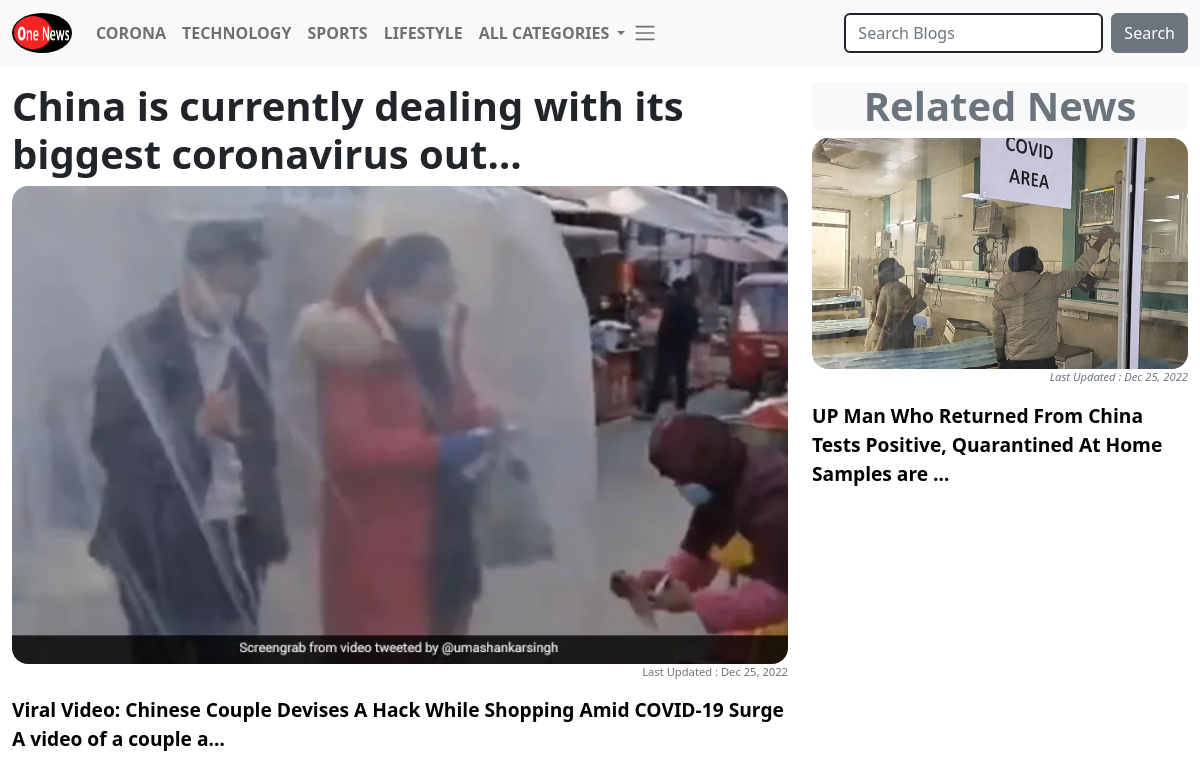
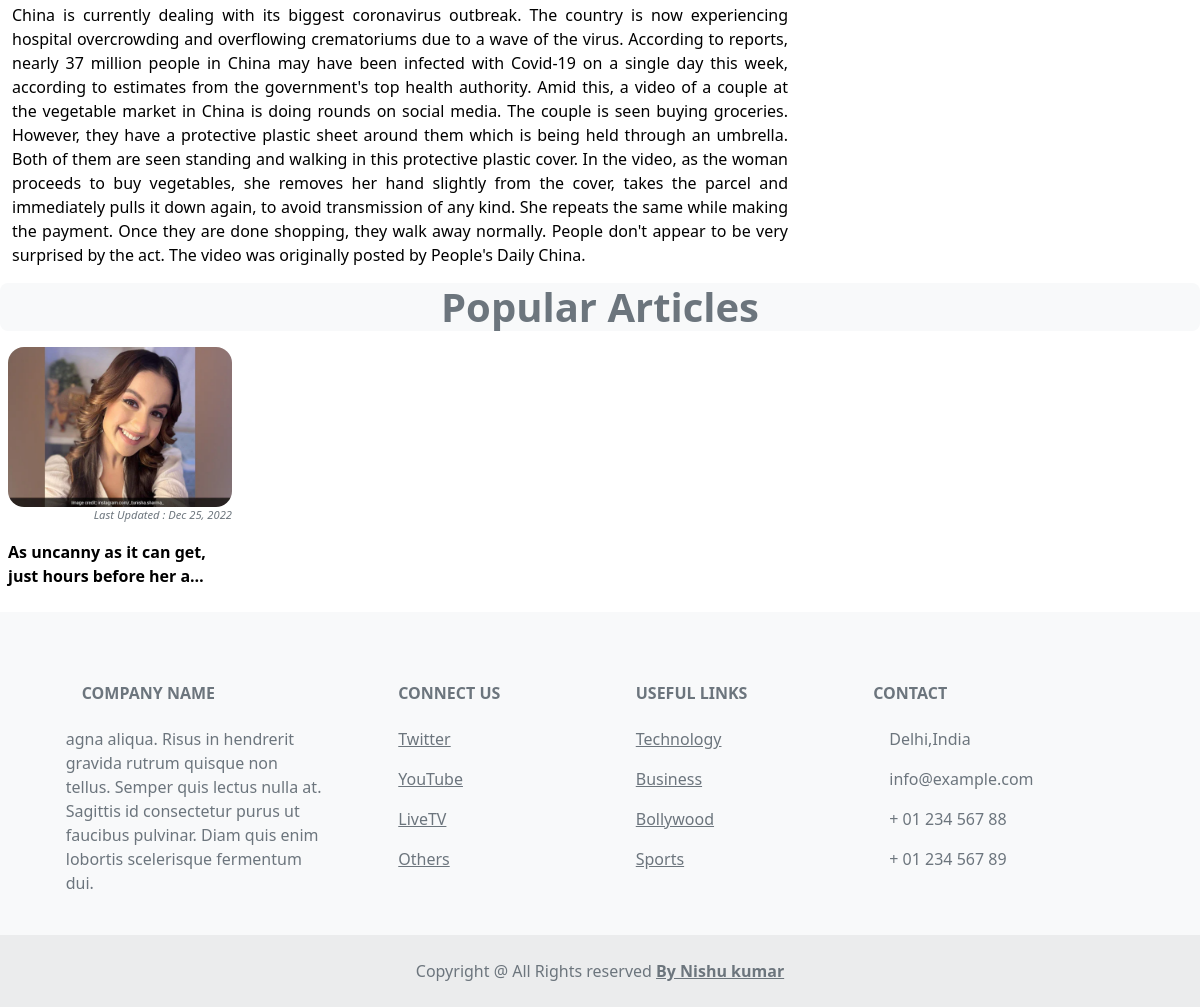
The app's page /article/chinese-couple/ with its own data (2 pictures, top to bottom).
### newsapp/models.py (models this page shows, shortened)
class Category(models.Model):
        category=models.CharField(max_length=200)
        slug=models.SlugField(unique=True,max_length=400)
        class Meta:
            verbose_name = "category"
            verbose_name_plural = "categories"
        def __str__(self):
            return self.category

class Article(models.Model):
    title=models.CharField(max_length=200)
    short_description=models.CharField(max_length=400)
    author=models.ForeignKey(settings.AUTH_USER_MODEL,on_delete=models.CASCADE)
    paragraph=models.TextField(max_length=2000)
    category=models.ForeignKey(Category,on_delete=models.CASCADE)
    image=models.ImageField(upload_to="article/images")
    slug=models.SlugField("Permalink",unique=True,max_length=400)
    last_updated=models.DateTimeField(auto_now=True)
    published=models.BooleanField(default=False)
    class Meta:
        verbose_name = "article"
        verbose_name_plural = "articles"
        ordering = ["-last_updated"]

### newsapp/views.py (the view)
# urls.py: path("article/<slug:slug>/",views.NewsDetail.as_view(),name="NewsDetail"),
class NewsDetail(DetailView):
    model=Article
    context_object_name="article"
    template_name="newsapp/article_detail.html"
    def get_context_data(self, **kwargs):
        context = super().get_context_data(**kwargs)
        context['related_news'] = Article.objects.filter(category__category__contains=self.object.category).exclude(slug=self.object.slug)[:3]
        context['categories']=Category.objects.all()[:5]
        context['more_news']=Article.objects.all().exclude(category=self.object.category)[:8]
        context['more_detail']=MoreContent.objects.filter(article=self.object)
        return context

### newsapp/templates/newsapp/article_detail.html (shortened to what this page needs)
{%extends 'newsapp/index.html' %} {%block body%}
<div class="container-fluid">
  <div class="row">
    <div class="col-md-8">
      <div class="news-detail">
        <div class="news-detail-container">
          <h1 class="big-title">{{article.title|truncatechars:60}}</h1>
          <div class="news-detail-imageWrapper">
            <img src="{{article.image.url}}" class="card-img-top" alt="..." />
            <p class="date text-secondary">
              Last Updated : {{article.last_updated|date:"M d, Y"}}
            </p>
            <p class="subtitle">
              {{article.short_description|truncatechars:100}}
            </p>
            <p class="content">{{article.paragraph}}</p>
          </div>
        </div>
      </div>
    </div>
    <div class="col-md-4">
      <div class="related_item">
        <h1 class="bg-light text-secondary section-heading">Related News</h1>
        {%for article in related_news%}
        <div>
          <a href="{% url 'newsapp:NewsDetail' article.slug  %}">
            <img src="{{article.image.url}}" class="card-img-top" alt="..." />
            <p class="date text-secondary">
              <i>Last Updated : {{article.last_updated|date:"M d, Y"}}</i>
            </p>
            <p class="subtitle">
              {{article.short_description|truncatechars:80}}
            </p>
          </a>
        </div>
        {%endfor%}
      </div>
    </div>
  </div>
</div>
<h1 class="bg-light text-secondary section-heading">Popular Articles</h1>
<div class="gallery-grid">
  {% for article in more_news %}
  <div class="cards">
    <a href="{% url 'newsapp:NewsDetail' article.slug  %}">
      <img src="{{article.image.url}}" class="card-img-top" alt="..." />
      <p class="date text-secondary">
        <i> Last Updated : {{article.last_updated|date:"M d, Y"}}</i>
      </p>
      <p class="title">{{article.title|truncatechars:50}}</p>
    </a>
  </div>
  {%endfor%}
</div>
{%endblock%}

### newsapp/templates/newsapp/navbar.html (shortened to what this page needs)
{% load static %}
<nav class="navbar navbar-expand-lg bg-light sticky-top">
  <div class="container-fluid">
    <a class="navbar-brand" href="/"><img src={%static 'logo.png' %} alt=""></a>
    <div class="collapse navbar-collapse" id="navbarSupportedContent">
      {% block navlist%}
      <ul class="navbar-nav me-auto mb-2 mb-lg-0">
        {%for category in categories%}
        <li class="nav-item">
          <a
            class="nav-link"
            href="{% url 'newsapp:NewsByCategory' category.slug %}"
          >
            <b> {{category|upper}}</b></a
          >
        </li>
        {%endfor%}
        {%if categories%}
        <li class="nav-item dropdown">
          <a
            class="nav-link dropdown-toggle"
            href="#"
            role="button"
            data-bs-toggle="dropdown"
            aria-expanded="false"
          >
            <b>{{"All Categories"|upper}}</b>
          </a>
        </li>
        {%endif%}
        {% if user.is_authenticated %}
        <li class="nav-item dropdown">
          <a
            href="#"
            role="button"
            data-bs-toggle="dropdown"
            aria-expanded="false"
          >
            {% if user.is_authenticated and user.dp %}
            <img
              title="{{user.username}}"
              height="50"
              width="50"
              style="border-radius: 50%; padding: 5px"
              src="{{user.dp.url}}"
              alt="profile seection"
            />
            {%else%}
            <span class="navbar-toggler-icon mt-2"></span>
            {%endif%}
          </a>
          <ul class="dropdown-menu">
            <li class="nav-item" style="text-align: center">
              <a class="nav-link" href="/admin">
                <b> {{"Dashboard"|upper}}</b></a
              >
            </li>
            <li class="nav-item" style="text-align: center">
              <a
                class="nav-link bg-light"
                href="{% url 'newsapp:CreateArticle' %}"
              >
                <b> Create Article</b></a
              >
            </li>
            <li class="nav-item" style="text-align: center">
              <a
                class="nav-link text-warning"
                href="{% url 'accounts:update' user.id%}"
              >
                <b> Update Profile</b></a
              >
            </li>
            <li class="nav-item" style="text-align: center">
              <a
                class="nav-link text-danger"
                href="{% url 'accounts:logout' %}"
              >
                <b> {{"Sign Out"|upper}}</b></a
              >
            </li>
          </ul>
        </li>
        {% else %}
        <li class="nav-item dropdown">
          <a
            href="#"
            role="button"
            data-bs-toggle="dropdown"
            aria-expanded="false"
          >
            <span class="navbar-toggler-icon mt-2"></span>
          </a>
        </li>
        {% endif %}
      </ul>
      {%endblock%}
      <form
        method="get"
        class="d-flex"
        role="search"
        action=" {% url 'newsapp:Search' %}"
      >
        <input
          name="search"
          type="search"
          class="form-control me-2"
          placeholder="Search Blogs"
          aria-label="Search"
          style="border: solid 2px"
        />
        <button class="btn btn-secondary" type="submit">Search</button>
      </form>
    </div>
  </div>
</nav>

### newsapp/static/css/style.css (style rules this page uses)
* { margin: 0px; padding: 0px; box-sizing: border-box; }
.navbar { margin-bottom: 1rem; }
.navbar-brand img { width: 60px; height: 40px; border-radius: 50%; }
.gallery-grid { display: grid; width: 100%; grid-template-columns: repeat(5, 1fr); transition: all 0.5s ease; }
.gallery-grid .cards { display: flex; flex-direction: column; overflow: hidden; padding: 0.5rem; }
.gallery-grid .cards img { width: 100%; height: 20vh; object-fit: cover; border-radius: 1rem; transition: all 0.2s linear; }
.gallery-grid .cards a { text-decoration: none; }
.gallery-grid .cards .date { font-size: 0.7rem; text-align: right; }
.title { font-size: 1rem; font-weight: 600; color: black; }
.section-heading { font-weight: 700; text-align: center; border-radius: 0.5rem; }
.content { color: black; text-align: justify; }
.subtitle { font-size: 1.2rem; color: black; font-weight: 600; }
.big-title { font-weight: 600; }
.news-detail img { object-fit: cover; width: 100%; max-height: 80vh; transition: all 0.2s linear; border-radius: 1rem; }
.news-detail .date { font-size: 0.7rem; text-align: right; }
.related_item { display: flex; flex-direction: column; }
.related_item img { width: 100%; max-height: 30vh; transition: all 0.2s linear; object-fit: cover; border-radius: 1rem; }
.related_item a { text-decoration: none; }
.related_item .date { font-size: 0.7rem; text-align: right; }

### records on screen
Category: category "CORONA"
Category: category "TECHNOLOGY"
Category: category "SPORTS"
Category: category "LIFESTYLE"
Article: title "China is currently dealing with its biggest coronavirus out…", image (picture), last_updated "Dec 25, 2022", short_description "Viral Video: Chinese Couple Devises A Hack While Shopping Amid COVID-19 Surge A video of a couple a…", paragraph "China is currently dealing with its biggest coronavirus outbreak. The country is now experiencing hospital overcrowding and overflowing crematoriums due to a wave of the virus. According to reports, nearly 37 million people in China may have been infected with Covid-19 on a single day this week, according to estimates from the government's top health authority. Amid this, a video of a couple at the vegetable market in China is doing rounds on social media. The couple is seen buying groceries. However, they have a protective plastic sheet around them which is being held through an umbrella. Both of them are seen standing and walking in this protective plastic cover. In the video, as the…"
Article: image (picture), last_updated "Dec 25, 2022", short_description "UP Man Who Returned From China Tests Positive, Quarantined At Home Samples are …"
Article: image (picture), last_updated "Dec 25, 2022", title "As uncanny as it can get, just hours before her a…"

### other values on screen
{{ "All Categories"|upper }} "ALL CATEGORIES"
